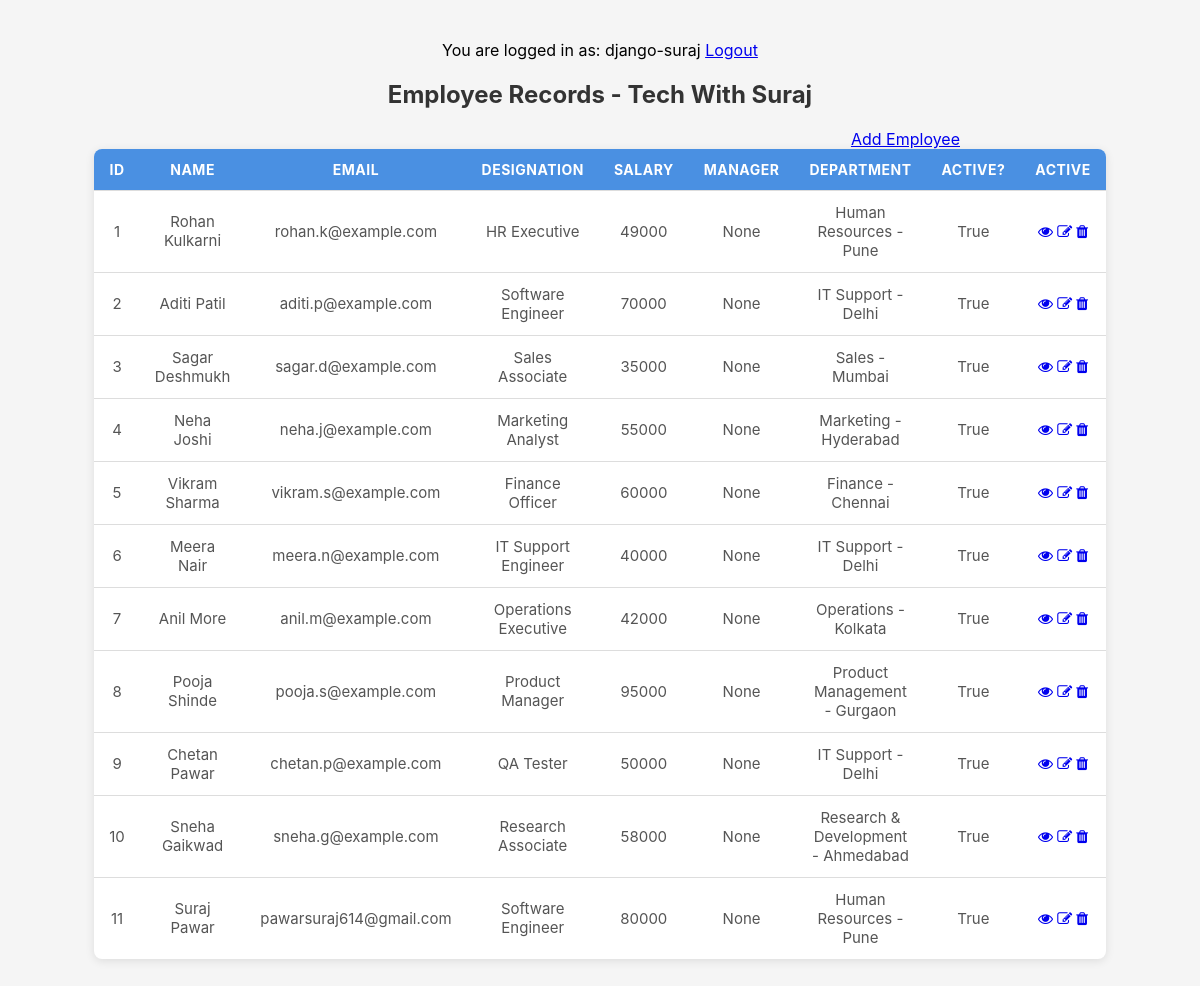
The app's page / (signed in) with its own data.
### employees/models.py (models this page shows, shortened)
class Employee(models.Model):
    first_name = models.CharField(max_length=50)
    last_name = models.CharField(max_length=50)
    email = models.EmailField(unique=True)
    designation = models.CharField(max_length=50)
    image=models.ImageField(upload_to='emp_images',default='default.jpg')
    salary = models.IntegerField()
    joining_date = models.DateField()
    is_active = models.BooleanField(default=True)
    department = models.ForeignKey(Department, on_delete=models.SET_NULL, blank=True, null=True)
    manager = models.ForeignKey("self", on_delete=models.SET_NULL, blank=True, null=True)
    def full_name(self):
        return f"{self.first_name} {self.last_name}"

class Department(models.Model):
    name = models.CharField(max_length=25)
    location = models.CharField(max_length=25)
    def __str__(self):
        return f"{self.name} - {self.location}"

### employee_main/views.py (the view)
# urls.py: 2. Add a URL to urlpatterns:  path('', views.home, name='home')
def home(request):
    employees = Employee.objects.all()
    context = {
        'employees': employees
    }
    return render(request, 'home.html', context)

### templates/home.html (shortened to what this page needs)
{% load static %}
<!DOCTYPE html>
<html lang="en">
<head>
    <link rel="stylesheet" href="{% static 'css/style.css' %}">
    <link rel="stylesheet" href="https://cdnjs.cloudflare.com/ajax/libs/font-awesome/4.7.0/css/font-awesome.min.css">
</head>
<body>
    {% if not user.is_authenticated %}
    <a href="{% url 'login' %}">Login</a> &emsp;
    <a href="{% url 'register' %}">Register</a>
    {% else %}
    You are logged in as: {{user}}
    <a href="{% url 'logout' %}">Logout</a>
    {% endif %}
    <h2>Employee Records - Tech With Suraj</h2>
    {% if perms.employees.add_employee %}
    <a href="{% url 'add_employee' %}" style="float:right;margin-right:200px;">Add Employee</a>
    {% endif %}
    <br>
    <table>
        <thead>
            <tr>
                <th>ID</th>
                <th>Name</th>
                <th>Email</th>
                <th>Designation</th>
                <th>Salary</th>
                <th>Manager</th>
                <th>Department</th>
                <th>Active?</th>
                <th>Active</th>
            </tr>
        </thead>
        <tbody>
            {% for e in employees %}
                <tr>
                    <td>{{ e.id }}</td>
                    <td>{{ e.full_name }}</td>
                    <td>{{ e.email }}</td>
                    <td>{{ e.designation }}</td>
                    <td>{{ e.salary }}</td>
                    <td>{{ e.manager }}</td>
                    <td>{{ e.department }}</td>
                    <td>{{ e.is_active }}</td>
                    <td>
                        <a href="{% url 'employee_detail' e.id %}"><i class="fa fa-eye"></i></a>
                        <a href="{% url 'edit_employee' e.id %}"><i class="fa fa-edit"></i></a>
                        <a href="{% url 'delete_employee' e.id %}"><i class="fa fa-trash"></i></a>
                    </td>
                </tr>
            {% endfor %}
        </tbody>
    </table>
</body>
</html>

### employee_main/static/css/style.css (style rules this page uses)
body { font-family: "Inter", sans-serif; background: #f5f5f5; margin: 0; padding: 40px; text-align: center; }
h2 { margin-bottom: 20px; color: #333; }
table { margin: auto; border-collapse: collapse; width: 90%; max-width: 900px; background: white; border-radius: 8px; overflow: hidden; box-shadow: 0 2px 10px rgba(0, 0, 0, 0.1); }
thead { background: #4a90e2; color: white; }
th, td { padding: 12px 15px; border-bottom: 1px solid #ddd; }
th { text-transform: uppercase; font-size: 14px; letter-spacing: 0.5px; }
td { color: #555; font-size: 15px; }
tbody tr:last-child td { border-bottom: none; }

### records on screen
Employee: id "1", full_name "Rohan Kulkarni", email "rohan.k@example.com", designation "HR Executive", salary "49000", manager "None", department "Human Resources - Pune", is_active "True"
Employee: id "2", full_name "Aditi Patil", email "aditi.p@example.com", designation "Software Engineer", salary "70000", manager "None", department "IT Support - Delhi", is_active "True"
Employee: id "3", full_name "Sagar Deshmukh", email "sagar.d@example.com", designation "Sales Associate", salary "35000", manager "None", department "Sales - Mumbai", is_active "True"
Employee: id "4", full_name "Neha Joshi", email "neha.j@example.com", designation "Marketing Analyst", salary "55000", manager "None", department "Marketing - Hyderabad", is_active "True"
Employee: id "5", full_name "Vikram Sharma", email "vikram.s@example.com", designation "Finance Officer", salary "60000", manager "None", department "Finance - Chennai", is_active "True"
Employee: id "6", full_name "Meera Nair", email "meera.n@example.com", designation "IT Support Engineer", salary "40000", manager "None", department "IT Support - Delhi", is_active "True"
Employee: id "7", full_name "Anil More", email "anil.m@example.com", designation "Operations Executive", salary "42000", manager "None", department "Operations - Kolkata", is_active "True"
Employee: id "8", full_name "Pooja Shinde", email "pooja.s@example.com", designation "Product Manager", salary "95000", manager "None", department "Product Management - Gurgaon", is_active "True"
Employee: id "9", full_name "Chetan Pawar", email "chetan.p@example.com", designation "QA Tester", salary "50000", manager "None", department "IT Support - Delhi", is_active "True"
Employee: id "10", full_name "Sneha Gaikwad", email "sneha.g@example.com", designation "Research Associate", salary "58000", manager "None", department "Research & Development - Ahmedabad", is_active "True"
Employee: id "11", full_name "Suraj Pawar", email "pawarsuraj614@gmail.com", designation "Software Engineer", salary "80000", manager "None", department "Human Resources - Pune", is_active "True"

### other values on screen
{{ user }} "django-suraj"
